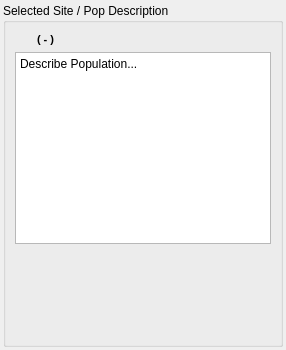
              <widget class="QWidget" name="page_PopDescription">
               <layout class="QVBoxLayout" name="verticalLayout_26">
                <property name="margin">
                 <number>3</number>
                </property>
                <item>
                 <widget class="QGroupBox" name="groupBox_PopDescription">
                  <property name="sizePolicy">
                   <sizepolicy hsizetype="Fixed" vsizetype="Preferred">
                    <horstretch>0</horstretch>
                    <verstretch>0</verstretch>
                   </sizepolicy>
                  </property>
                  <property name="maximumSize">
                   <size>
                    <width>500</width>
                    <height>16777215</height>
                   </size>
                  </property>
                  <property name="title">
                   <string>Selected Site / Pop Description </string>
                  </property>
                  <layout class="QVBoxLayout" name="verticalLayout_34">
                   <item>
                    <layout class="QVBoxLayout" name="verticalLayout_28">
                     <item>
                      <layout class="QHBoxLayout" name="horizontalLayout_11">
                       <property name="topMargin">
                        <number>0</number>
                       </property>
                       <item>
                        <widget class="QLabel" name="label_12">
                         <property name="maximumSize">
                          <size>
                           <width>16</width>
                           <height>16777215</height>
                          </size>
                         </property>
                         <property name="text">
                          <string/>
                         </property>
                         <property name="pixmap">
                          <pixmap resource="Resources/Resources.qrc">:/new/prefix1/description-icon.png</pixmap>
                         </property>
                         <property name="scaledContents">
                          <bool>false</bool>
                         </property>
                        </widget>
                       </item>
                       <item>
                        <widget class="QLabel" name="label_PopDescription">
                         <property name="font">
                          <font>
                           <pointsize>8</pointsize>
                           <weight>75</weight>
                           <bold>true</bold>
                          </font>
                         </property>
                         <property name="text">
                          <string>( - )</string>
                         </property>
                        </widget>
                       </item>
                      </layout>
                     </item>
                     <item>
                      <widget class="QPlainTextEdit" name="plainText_Edit_PopDescription">
                       <property name="sizePolicy">
                        <sizepolicy hsizetype="Preferred" vsizetype="Preferred">
                         <horstretch>0</horstretch>
                         <verstretch>0</verstretch>
                        </sizepolicy>
                       </property>
                       <property name="maximumSize">
                        <size>
                         <width>16777215</width>
                         <height>200</height>
                        </size>
                       </property>
                       <property name="plainText">
                        <string>Describe Population...</string>
                       </property>
                      </widget>
                     </item>
                    </layout>
                   </item>
                   <item>
                    <spacer name="verticalSpacer_12">
                     <property name="orientation">
                      <enum>Qt::Vertical</enum>
                     </property>
                     <property name="sizeHint" stdset="0">
                      <size>
                       <width>20</width>
                       <height>91</height>
                      </size>
                     </property>
                    </spacer>
                   </item>
                  </layout>
                 </widget>
                </item>
               </layout>
              </widget>
